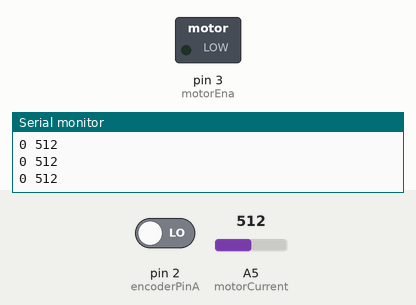
Recording of a sketch running on a simulated Arduino Uno, built with avr-gcc and run on an emulated ATmega328P. Shown: switched loads named in the sketch (green lamp = pin HIGH), the last lines printed to the serial monitor. Inputs (shaded band) come from the test bench; at power-on: A5 (motorCurrent) = 512, pin 2 (encoderPinA) LOW.

Above: at 1.2 s.
1.3 s: A5 (motorCurrent) set to 17
3.0 s: A5 (motorCurrent) set to 14
At 4.2 s:
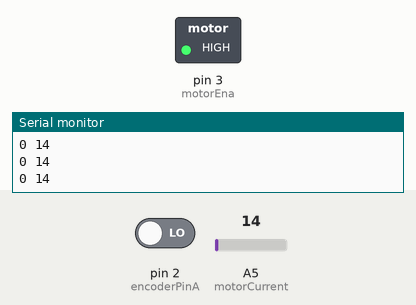
Timing chart, 0 to 6.0 s (numbered marks = the images above; inputs shaded):
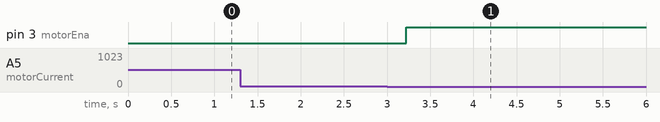

Measured:
- the behaviour switches between 16 and 15 on A5 (motorCurrent) (found by bisection; images 0 and 1)
- after the input at 3.0 s, pin 3 (motorEna): LOW → HIGH after 0.22 s

The sketch:

curtain-encoder-motor_v0.5.ino
```cpp
// Encoder connections
#define encoderPinA  2
#define encoderPinB  A4

// Operating modes etc
#define mNormal 0
#define mError 9
#define mUncalibrated 1

#define overLoad 40
#define calibCurrent 18

volatile int encoderPos = 0;
volatile int wantedPos = 100;
int mode = mUncalibrated; //alustame kalibreerimisest
unsigned volatile int leftBoundary = 0;
unsigned volatile int rightBoundary = 0;

// Calculate avg motor current
const int numReadings = 10;    // <----how many samples r used
int readings[numReadings];      // the readings from the analog input
int readIndex = 0;              // the index of the current reading
int total = 0;                  // the running total
int average = 0;                // the average

// Liigutamine ja tagasiside
int motorCurrent = A5;          // Mootori voolutugevuse analoogsisend
volatile int motorSpeed = 255;           // mootori kiirus PWM-ga

// Mootori H-bridge
#define motorEna  3
#define motorA    A1
#define motorB    A2

//####################################
//####################################
void setup() {
    Serial.begin(115200);
    Serial.println("Let's Go!");

  // initsialiseerime massiivi
  for (int thisReading = 0; thisReading < numReadings; thisReading++) {
    readings[thisReading] = 0;
  }
  pinMode(encoderPinA, INPUT);
  pinMode(encoderPinB, INPUT);
  attachInterrupt(digitalPinToInterrupt(encoderPinA), doEncoder, CHANGE);  // encoder pin on interrupt 0 - pin 2

//  mode = mUncalibrated;
//  analogReference(INTERNAL); // mõjub kõigile analog pin-idele, vaja klahvid ringi mappida!
}

//####################################
//####################################
void loop() {

calcAverage(analogRead(motorCurrent));

  Serial.print(mode);
  Serial.print(" Avg: ");
  Serial.print(average);
  Serial.print(" Pos: ");
  Serial.println(encoderPos);

  switch (mode){
    case mError:
    {
      motorStop();
      delay(100);
      mode = mNormal;
    }
    break;
    case mUncalibrated:
    {
      doCalibrate();
    }
    break;
    case mNormal:
    {
      doMoveIt();
    }
    break;
  }
  delay(1);
}
//####################################
void doEncoder() {
  /* If pinA and pinB are both high or both low, it is spinning
   * forward. If they're different, it's going backward.
   */
  if (digitalRead(encoderPinA) == digitalRead(encoderPinB)) {
    encoderPos++;
  } else {
    encoderPos--;
  }
}
//####################################
void calcAverage(int lastRead){

  // subtract the last reading:
  total = total - readings[readIndex];
  // read from the sensor:
  readings[readIndex] = lastRead;
  // add the reading to the total:
  total = total + readings[readIndex];
  // advance to the next position in the array:
  readIndex = readIndex + 1;

  // if we're at the end of the array...
  if (readIndex >= numReadings) {
    // ...wrap around to the beginning:
    readIndex = 0;
  }

  // calculate the average:
  average = total / numReadings;
}

//######################################

void motorRun(signed int pwm){

//Protection
  if (average > overLoad){
  motorStop();
  mode = mError;
  Serial.print("Overload protection at:");
  Serial.println(average);
  return;
  }

// To the RIGHT
  if (pwm > 0){
    digitalWrite(motorB, LOW);
    digitalWrite(motorA, HIGH);
    analogWrite(motorEna, pwm);
  }
// To the LEFT
  else if (pwm < 0){
    digitalWrite(motorA, LOW);
    digitalWrite(motorB, HIGH);
    analogWrite(motorEna, abs(pwm));
  }
  else{
    motorStop();
  }
}

void motorStop(){
  analogWrite(motorEna, 0);
  digitalWrite(motorA, HIGH);
  digitalWrite(motorB, HIGH);
}
void motorBreak(){
  analogWrite(motorEna, 255);
  digitalWrite(motorA, HIGH);
  digitalWrite(motorB, HIGH);
}

//###################################
void doMoveIt(){
//  int _pwm = map((encoderPos - wantedPos),1,250,80,255);

  if ((wantedPos - encoderPos > 20)){
    motorRun(255);
    Serial.println("Going RIGHT");
  }
  else if ((wantedPos - encoderPos < -20)){
    motorRun(-255);
    Serial.println("Going LEFT");
  }

  else if ((abs(wantedPos - encoderPos) > 10)){
    motorBreak();
  }
  else{
    motorStop();
  }
}

//#################################
void doCalibrate(){

  encoderPos = 0;

  Serial.println("Start calibration!");

  //left direction
  do
  {
    motorRun(-255);
      delay(50);
    calcAverage(analogRead(motorCurrent));
    Serial.print(encoderPos);
    Serial.print(" ");
    Serial.println(average);
  } while (average < calibCurrent);

  encoderPos = 0;
  leftBoundary = encoderPos;
  motorStop();
  Serial.println("Left Calibrated");

  //average settle down
  do
  {
    calcAverage(analogRead(motorCurrent));
      Serial.print(encoderPos);
      Serial.print(" ");
      Serial.println(average);
      delay(50);
  } while (average > 15);
  Serial.println("Settled");

  //right direction
  do
  {
    motorRun(255);
      delay(50);
    calcAverage(analogRead(motorCurrent));
      Serial.print(encoderPos);
      Serial.print(" ");
      Serial.println(average);
  } while (average < calibCurrent);

  rightBoundary = encoderPos;

  motorStop();
  Serial.println("Right Calibrated");

    //average settle down
  do
  {
    calcAverage(analogRead(motorCurrent));
      Serial.print(encoderPos);
      Serial.print(" ");
      Serial.println(average);
      delay(50);
  } while (average > 15);

  wantedPos = rightBoundary / 2; //Go to mid position

  Serial.print("leftBoundary: ");
  Serial.print(leftBoundary);
  Serial.print("   rightBoundary: ");
  Serial.print(rightBoundary);
  Serial.print("   wantedPos: ");
  Serial.println(wantedPos);

  mode = mNormal;

}
```
